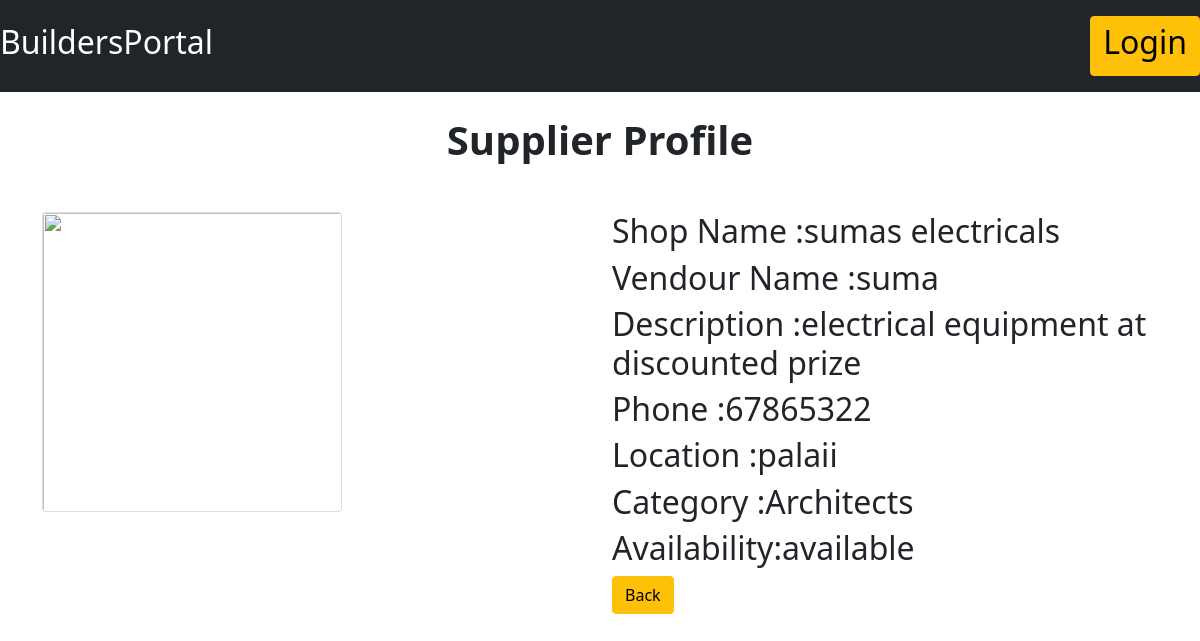
Page /register/home/2/ on the committed database.
### use/models.py (models this page shows)
class Supplier(models.Model):
        def __str__(self):
             return self.shopname
        def get_filename(instance,filename):
             old_name = filename
             current_time=datetime.now().strftime('%Y%m%d%H;%M:%S')
             filename="%s%s"%(current_time,old_name)
             return os.path.join('uploads/',filename)
        user = models.ForeignKey(User,on_delete=models.CASCADE,default=1)
        image = models.ImageField(upload_to=get_filename,null=True,blank=True)
        shopname = models.CharField(max_length=200)
        vendorname = models.CharField(max_length=200)
        phone     = models.CharField(max_length=200)
        description= models.CharField(max_length=2000)
        location=models.CharField(max_length=200)
        category=models.CharField(max_length=200)
        availability=models.CharField(max_length=200)

### use/views.py (the view)
# urls.py: path('register/home/<int:supplier_id>/',views.detailsupplier,name='detailsupplier'),
def detailsupplier(request,supplier_id):
    supplier = Supplier.objects.get(pk=supplier_id)
    context ={
        'supplier':supplier
    }
    print(context)
    return render(request,'use/supplier_detail.html',context)

### use/templates/use/supplier_detail.html (shortened to what this page needs)
<!DOCTYPE html>
<html lang="en">
<head>
  <link href="https://cdn.jsdelivr.net/npm/bootstrap@5.1.3/dist/css/bootstrap.min.css" rel="stylesheet">
</head>
    <body>
      <nav class="navbar navbar-dark bg-dark">
        <a href="/" class=" navbar-brand link-warning"><h2>BuildersPortal</h2></a>
        <div class="navbar">
            {% if user.is_authenticated %}
            <p class="navbar-text text-white">Hello,&nbsp{{ user.username }}</p>
            &nbsp&nbsp <a href="{% url 'logout' %}" class="btn btn-warning"><h2>Logout</h2></a>
          {% else %}
          <a href="use/login" class="btn btn-warning"><h2>Login</h2></a>
          {% endif %}
        </div>
    </nav>
    <div class="container">
        <div class="row">
          <div class="col-md-12">
            <p class="text-center h1 fw-bold mb-5 mx-1 mx-md-4 mt-4">Supplier Profile</p>
          </div>
            <div class="col-md-6">
                {% if supplier.image%}
                    <img class="card" height="300px" width = "300px" src="{{ supplier.image.url }}"/>
                  {% else %}
                     <img class="card" height="300px" width = "300px" src="https://icons.iconarchive.com/icons/blackvariant/button-ui-system-folders-drives/1024/Users-icon.png"/>
                  {% endif %}
            </div>
            <div class="col-md-6">
                <h2>Shop Name  :{{ supplier.shopname }}</h2>
                <h2>Vendour Name   :{{ supplier.vendorname }}</h2>
                <h2>Description :{{ supplier.description }}</h2>
                <h2>Phone       :{{ supplier.phone }}</h2>
                <h2>Location    :{{ supplier.location }}</h2>
                <h2>Category    :{{ supplier.category }}</h2>
                <h2>Availability:{{ supplier.availability }}</h2>
                <a href="{% url 'supplierhome' %}" class="btn btn-warning">Back</a>
            </div>
        </div>
    </div>
    </body>
</html>

### rows in the picture
Supplier: shopname "sumas electricals", vendorname "suma", description "electrical equipment at discounted prize", phone "67865322", location "palaii", category "Architects", availability "available"
